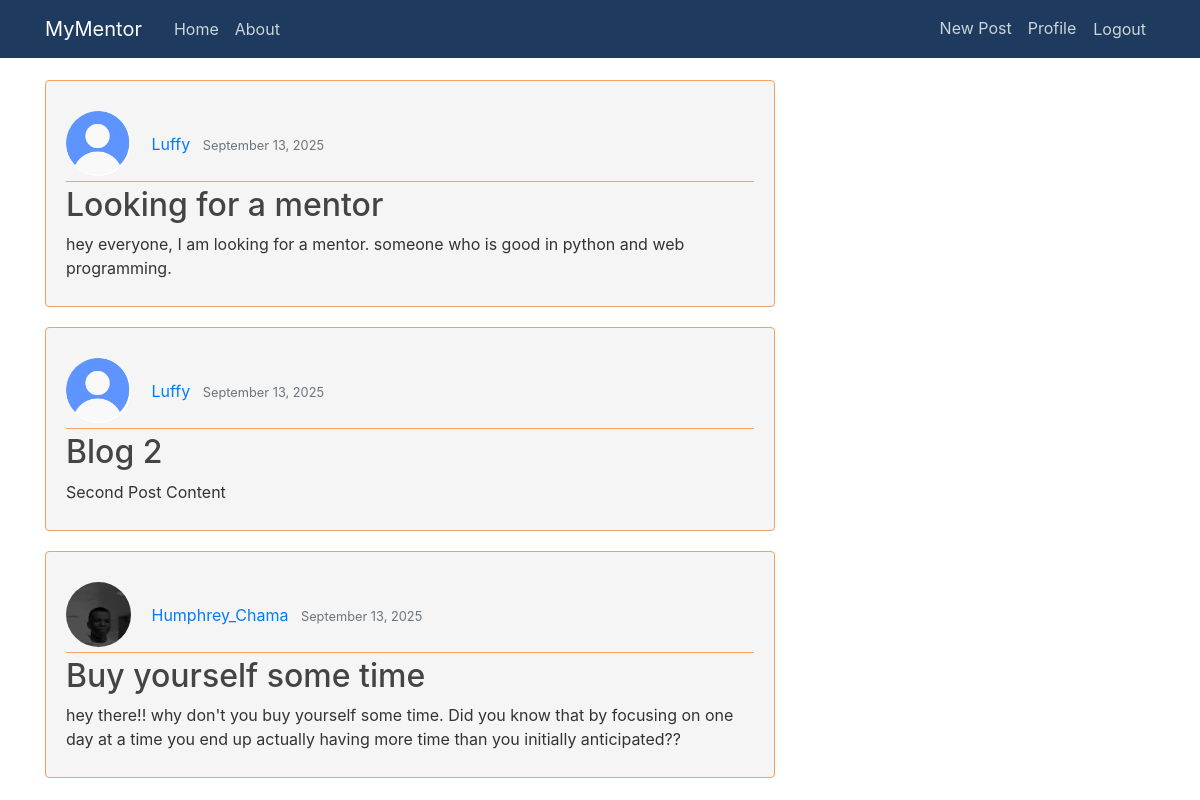
Screenshot of /home/ (signed in) with the database file from the repository.
### blog/models.py (models this page shows, shortened)
class Post(models.Model):
    title = models.CharField(max_length=100)
    content = models.TextField()
    date_posted = models.DateTimeField(default=timezone.now)
    author = models.ForeignKey(User, on_delete=models.CASCADE)

### users/models.py (models this page shows, shortened)
class Profile(models.Model):
    user = models.OneToOneField(User, on_delete=models.CASCADE)
    image = models.ImageField(default='default.jpg', upload_to='profile_pics')

### blog/views.py (the view)
# urls.py: path('', PostListView.as_view(), name='blog-home'),
class PostListView(LoginRequiredMixin, ListView):
    model = Post
    template_name = 'blog/home.html' # <app>/<model>_<viewtype>.html
    context_object_name = 'posts'
    ordering = ['-date_posted']

### blog/templates/blog/home.html
{% extends 'blog/base.html' %}
{% block content %}
    {% for post in posts %}
       <article class="media content-section">
            <div class="media-body">
                <div class="article-metadata">
                    <img class="rounded-circle article-img" src="{{ post.author.profile.image.url }}" width="30" height="30">
                    <a class="mr-2" href="#">{{ post.author }}</a>
                    <small class="text-muted">{{ post.date_posted|date:"F d, Y" }}</small>
                </div>
                <h2><a class="article-title" href="{% url 'post-detail' post.id %}">{{ post.title }}</a></h2>
                <p class="article-content">{{ post.content }}</p>
            </div>
        </article>
    {% endfor %}
{% endblock content %}

### blog/static/blog/main.css (style rules this page uses)
body { background: #ffffff; color: #333333; margin-top: 5rem; }
h1, h2, h3, h4, h5, h6 { color: #444444; }
.content-section { background: #F5F5F5; padding: 10px 20px; border: 1px solid #dddddd; border-radius: 4px; border-color: #F4A261; margin-bottom: 20px; }
.article-title { color: #444444; }
.article-content { white-space: pre-line; }
.article-img { height: 65px; width: 65px; margin-right: 16px; margin-bottom: 4px; }
.article-metadata { padding-bottom: 1px; margin-bottom: 4px; border-bottom: 1px solid #F4A261 }
.media { display: flex; align-items: center; gap: 10px; }
.media-body { padding-top: 20px; position: sticky; min-width: 0; }

### rows the page displays
Post: author.profile.image (placeholder picture), author "Luffy", date_posted "September 13, 2025", title "Looking for a mentor", content "hey everyone, I am looking for a mentor. someone who is good in python and web programming."
Post: author.profile.image (placeholder picture), author "Luffy", date_posted "September 13, 2025", title "Blog 2", content "Second Post Content"
Post: author.profile.image (picture), author "Humphrey_Chama", date_posted "September 13, 2025", title "Buy yourself some time", content "hey there!! why don't you buy yourself some time. Did you know that by focusing on one day at a time you end up actually having more time than you initially anticipated??"
